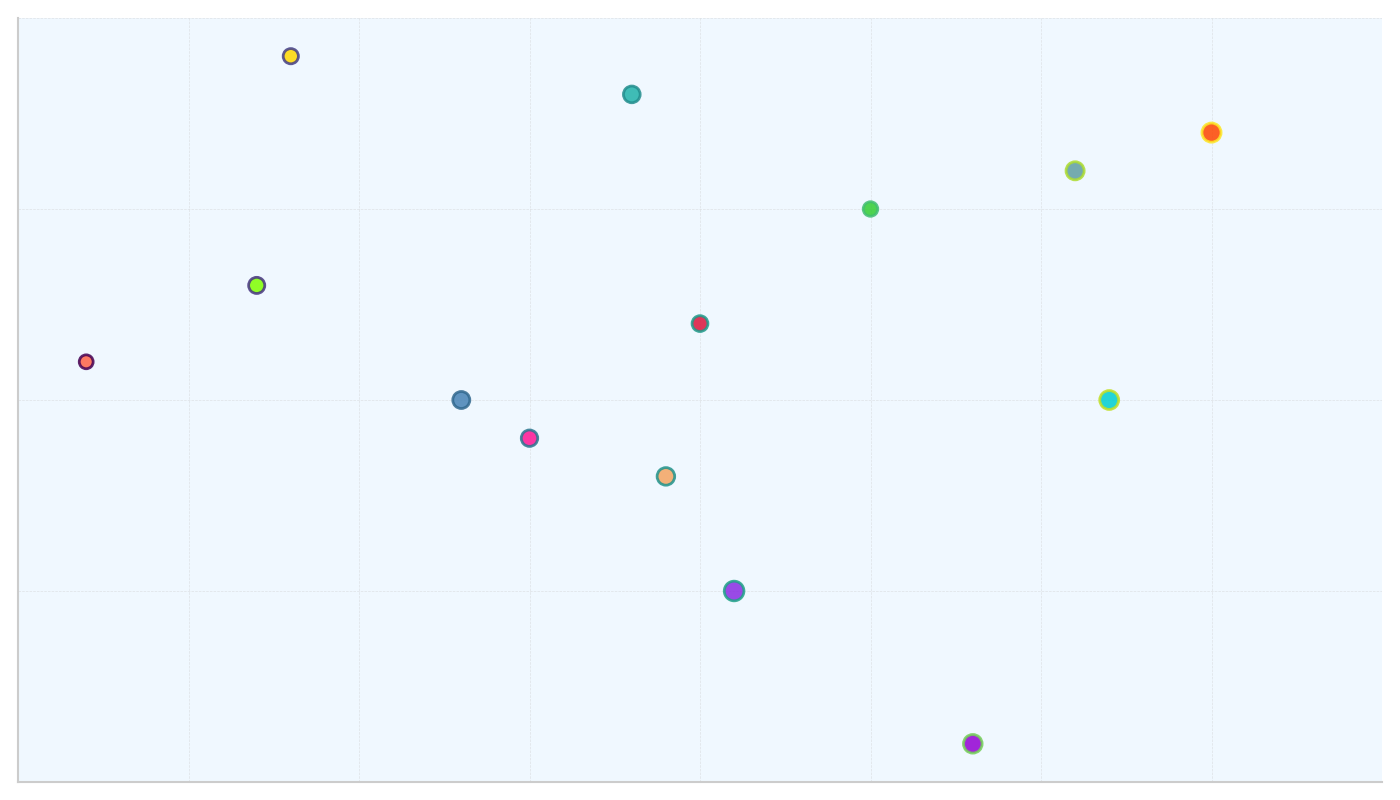

Reproduce this figure in Python.
import matplotlib.pyplot as plt
import numpy as np
from matplotlib.colors import Normalize
import matplotlib.cm as cm

gravitational_anomalies = np.array([2.3, 3.1, 1.8, 2.9, 1.2, 4.5, 3.8, 3.5, 2.5, 3.0, 1.7, 4.1, 2.8, 4.2])
organic_signature_strengths = np.array([3.0, 2.5, 3.9, 2.8, 3.1, 3.7, 2.1, 3.5, 2.9, 3.2, 3.3, 3.6, 3.8, 3.0])
sensor_sizes = np.array([150, 200, 120, 160, 100, 190, 180, 110, 140, 130, 135, 170, 145, 185])
colors = np.array(['#4682B4', '#8A2BE2', '#FFD700', '#F4A460', '#FF6347', 
                   '#FF4500', '#9400D3', '#32CD32', '#FF1493', '#DC143C', 
                   '#7FFF00', '#5F9EA0', '#20B2AA', '#00CED1'])

norm = Normalize(vmin=gravitational_anomalies.min(), vmax=gravitational_anomalies.max())
cmap = cm.viridis

plt.figure(figsize=(14, 8))
plt.scatter(gravitational_anomalies, organic_signature_strengths, s=sensor_sizes, c=colors, 
            alpha=0.85, edgecolors=cmap(norm(gravitational_anomalies)), linewidth=2, zorder=2)
plt.gca().set_facecolor('#f0f8ff')
plt.grid(True, linestyle='--', linewidth=0.5, alpha=0.5)

plt.gca().spines['top'].set_color('none')
plt.gca().spines['right'].set_color('none')
plt.gca().spines['left'].set_linewidth(1.5)
plt.gca().spines['bottom'].set_linewidth(1.5)

plt.xticks(np.arange(1, 5.5, 0.5), labels=[])
plt.yticks(np.arange(2, 4.5, 0.5), labels=[])

plt.tight_layout()
plt.show()
